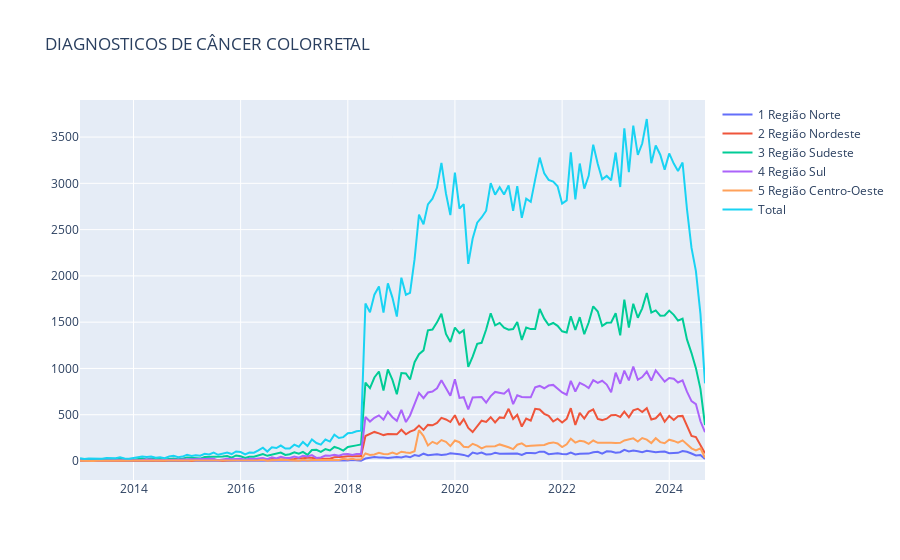

Source (notebook cell):
### Code cell
fig = go.Figure()
fig.add_trace(go.Scatter(x=formated_df["Data"], y=formated_df["1 Região Norte"], mode='lines', name='1 Região Norte'))
fig.add_trace(go.Scatter(x=formated_df["Data"], y=formated_df["2 Região Nordeste"], mode='lines', name='2 Região Nordeste'))
fig.add_trace(go.Scatter(x=formated_df["Data"], y=formated_df["3 Região Sudeste"], mode='lines', name='3 Região Sudeste'))
fig.add_trace(go.Scatter(x=formated_df["Data"], y=formated_df["4 Região Sul"], mode='lines', name='4 Região Sul'))
fig.add_trace(go.Scatter(x=formated_df["Data"], y=formated_df["5 Região Centro-Oeste"], mode='lines', name='5 Região Centro-Oeste'))
fig.add_trace(go.Scatter(x=formated_df["Data"], y=formated_df[" Total"], mode='lines', name='Total'))
fig.update_layout(title=dict(text="DIAGNOSTICOS DE CÂNCER COLORRETAL"))
fig.show()

### Figure 1 — Plotly figure (JSON) as saved in the notebook; plotly's stock layout.template omitted (floating-point values rounded to 4 significant figures; data arrays with more than 128 entries replaced by an {"elided": "..."} marker saying what was removed)
{"data": [{"mode": "lines", "name": "1 Região Norte", "type": "scatter", "x": {"elided": "141 str values"}, "y": {"elided": "141 int values"}}, {"mode": "lines", "name": "2 Região Nordeste", "type": "scatter", "x": {"elided": "141 str values"}, "y": {"elided": "141 int values"}}, {"mode": "lines", "name": "3 Região Sudeste", "type": "scatter", "x": {"elided": "141 str values"}, "y": {"elided": "141 int values"}}, {"mode": "lines", "name": "4 Região Sul", "type": "scatter", "x": {"elided": "141 str values"}, "y": {"elided": "141 int values"}}, {"mode": "lines", "name": "5 Região Centro-Oeste", "type": "scatter", "x": {"elided": "141 str values"}, "y": {"elided": "141 int values"}}, {"mode": "lines", "name": "Total", "type": "scatter", "x": {"elided": "141 str values"}, "y": {"elided": "141 int values"}}], "layout": {"title": {"text": "DIAGNOSTICOS DE CÂNCER COLORRETAL"}}}
